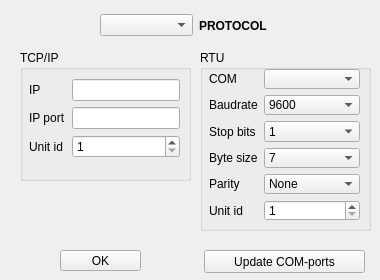
<?xml version="1.0" encoding="UTF-8"?>
<ui version="4.0">
 <class>Form</class>
 <widget class="QWidget" name="Form">
  <property name="geometry">
   <rect>
    <x>0</x>
    <y>0</y>
    <width>380</width>
    <height>280</height>
   </rect>
  </property>
  <property name="minimumSize">
   <size>
    <width>380</width>
    <height>280</height>
   </size>
  </property>
  <property name="maximumSize">
   <size>
    <width>380</width>
    <height>280</height>
   </size>
  </property>
  <property name="windowTitle">
   <string>Connection</string>
  </property>
  <property name="autoFillBackground">
   <bool>false</bool>
  </property>
  <property name="styleSheet">
   <string notr="true"/>
  </property>
  <widget class="QGroupBox" name="groupBox">
   <property name="geometry">
    <rect>
     <x>20</x>
     <y>50</y>
     <width>171</width>
     <height>131</height>
    </rect>
   </property>
   <property name="styleSheet">
    <string notr="true"/>
   </property>
   <property name="title">
    <string>TCP/IP</string>
   </property>
   <widget class="QWidget" name="formLayoutWidget">
    <property name="geometry">
     <rect>
      <x>9</x>
      <y>29</y>
      <width>151</width>
      <height>81</height>
     </rect>
    </property>
    <layout class="QFormLayout" name="formLayout">
     <item row="0" column="0">
      <widget class="QLabel" name="ipLabel">
       <property name="text">
        <string>IP</string>
       </property>
      </widget>
     </item>
     <item row="0" column="1">
      <widget class="QLineEdit" name="ip_field">
       <property name="styleSheet">
        <string notr="true"/>
       </property>
      </widget>
     </item>
     <item row="1" column="0">
      <widget class="QLabel" name="ipPortLabel">
       <property name="text">
        <string>IP port</string>
       </property>
      </widget>
     </item>
     <item row="1" column="1">
      <widget class="QLineEdit" name="ip_port_field">
       <property name="enabled">
        <bool>true</bool>
       </property>
       <property name="frame">
        <bool>true</bool>
       </property>
      </widget>
     </item>
     <item row="2" column="0">
      <widget class="QLabel" name="unitIdLabel_2">
       <property name="text">
        <string>Unit id</string>
       </property>
      </widget>
     </item>
     <item row="2" column="1">
      <widget class="QSpinBox" name="unitId_tcp_field">
       <property name="minimum">
        <number>1</number>
       </property>
       <property name="maximum">
        <number>247</number>
       </property>
      </widget>
     </item>
    </layout>
   </widget>
  </widget>
  <widget class="QGroupBox" name="groupBox_2">
   <property name="geometry">
    <rect>
     <x>200</x>
     <y>50</y>
     <width>171</width>
     <height>181</height>
    </rect>
   </property>
   <property name="styleSheet">
    <string notr="true"/>
   </property>
   <property name="title">
    <string>RTU</string>
   </property>
   <widget class="QWidget" name="formLayoutWidget_2">
    <property name="geometry">
     <rect>
      <x>9</x>
      <y>19</y>
      <width>151</width>
      <height>152</height>
     </rect>
    </property>
    <layout class="QFormLayout" name="formLayout_2">
     <item row="1" column="0">
      <widget class="QLabel" name="baudrateLabel">
       <property name="text">
        <string>Baudrate</string>
       </property>
      </widget>
     </item>
     <item row="1" column="1">
      <widget class="QComboBox" name="baudrate_field">
       <property name="enabled">
        <bool>true</bool>
       </property>
       <property name="duplicatesEnabled">
        <bool>false</bool>
       </property>
       <property name="frame">
        <bool>true</bool>
       </property>
       <item>
        <property name="text">
         <string>9600</string>
        </property>
       </item>
       <item>
        <property name="text">
         <string>14400</string>
        </property>
       </item>
       <item>
        <property name="text">
         <string>19200</string>
        </property>
       </item>
       <item>
        <property name="text">
         <string>38400</string>
        </property>
       </item>
       <item>
        <property name="text">
         <string>56000</string>
        </property>
       </item>
       <item>
        <property name="text">
         <string>57600</string>
        </property>
       </item>
       <item>
        <property name="text">
         <string>125000</string>
        </property>
       </item>
       <item>
        <property name="text">
         <string>128000</string>
        </property>
       </item>
       <item>
        <property name="text">
         <string>256000</string>
        </property>
       </item>
      </widget>
     </item>
     <item row="2" column="0">
      <widget class="QLabel" name="stopBitsLabel">
       <property name="text">
        <string>Stop bits</string>
       </property>
      </widget>
     </item>
     <item row="2" column="1">
      <widget class="QComboBox" name="stopbits_field">
       <item>
        <property name="text">
         <string>1</string>
        </property>
       </item>
       <item>
        <property name="text">
         <string>2</string>
        </property>
       </item>
      </widget>
     </item>
     <item row="3" column="0">
      <widget class="QLabel" name="byteSizeLabel">
       <property name="text">
        <string>Byte size</string>
       </property>
      </widget>
     </item>
     <item row="3" column="1">
      <widget class="QComboBox" name="databits_field">
       <item>
        <property name="text">
         <string>7</string>
        </property>
       </item>
       <item>
        <property name="text">
         <string>8</string>
        </property>
       </item>
      </widget>
     </item>
     <item row="4" column="0">
      <widget class="QLabel" name="parityLabel">
       <property name="text">
        <string>Parity</string>
       </property>
      </widget>
     </item>
     <item row="4" column="1">
      <widget class="QComboBox" name="parity_field">
       <item>
        <property name="text">
         <string>None</string>
        </property>
       </item>
       <item>
        <property name="text">
         <string>Odd</string>
        </property>
       </item>
       <item>
        <property name="text">
         <string>Even</string>
        </property>
       </item>
      </widget>
     </item>
     <item row="0" column="0">
      <widget class="QLabel" name="cOMLabel">
       <property name="text">
        <string>COM</string>
       </property>
      </widget>
     </item>
     <item row="0" column="1">
      <widget class="QComboBox" name="com_field"/>
     </item>
     <item row="5" column="0">
      <widget class="QLabel" name="unitIdLabel">
       <property name="text">
        <string>Unit id</string>
       </property>
      </widget>
     </item>
     <item row="5" column="1">
      <widget class="QSpinBox" name="unitId_field">
       <property name="minimum">
        <number>1</number>
       </property>
       <property name="maximum">
        <number>247</number>
       </property>
       <property name="value">
        <number>1</number>
       </property>
       <property name="displayIntegerBase">
        <number>10</number>
       </property>
      </widget>
     </item>
    </layout>
   </widget>
  </widget>
  <widget class="QWidget" name="horizontalLayoutWidget">
   <property name="geometry">
    <rect>
     <x>100</x>
     <y>9</y>
     <width>191</width>
     <height>33</height>
    </rect>
   </property>
   <layout class="QHBoxLayout" name="horizontalLayout">
    <item>
     <widget class="QComboBox" name="protocol_field">
      <property name="styleSheet">
       <string notr="true"/>
      </property>
      <property name="duplicatesEnabled">
       <bool>false</bool>
      </property>
     </widget>
    </item>
    <item>
     <widget class="QLabel" name="label">
      <property name="font">
       <font>
        <weight>75</weight>
        <bold>true</bold>
       </font>
      </property>
      <property name="styleSheet">
       <string notr="true"/>
      </property>
      <property name="text">
       <string>PROTOCOL</string>
      </property>
     </widget>
    </item>
   </layout>
  </widget>
  <widget class="QPushButton" name="submit_btn">
   <property name="geometry">
    <rect>
     <x>60</x>
     <y>250</y>
     <width>81</width>
     <height>21</height>
    </rect>
   </property>
   <property name="styleSheet">
    <string notr="true"/>
   </property>
   <property name="text">
    <string>OK</string>
   </property>
  </widget>
  <widget class="QPushButton" name="update_ports_btn">
   <property name="geometry">
    <rect>
     <x>204</x>
     <y>250</y>
     <width>161</width>
     <height>23</height>
    </rect>
   </property>
   <property name="text">
    <string>Update COM-ports</string>
   </property>
  </widget>
 </widget>
 <resources/>
 <connections/>
</ui>
